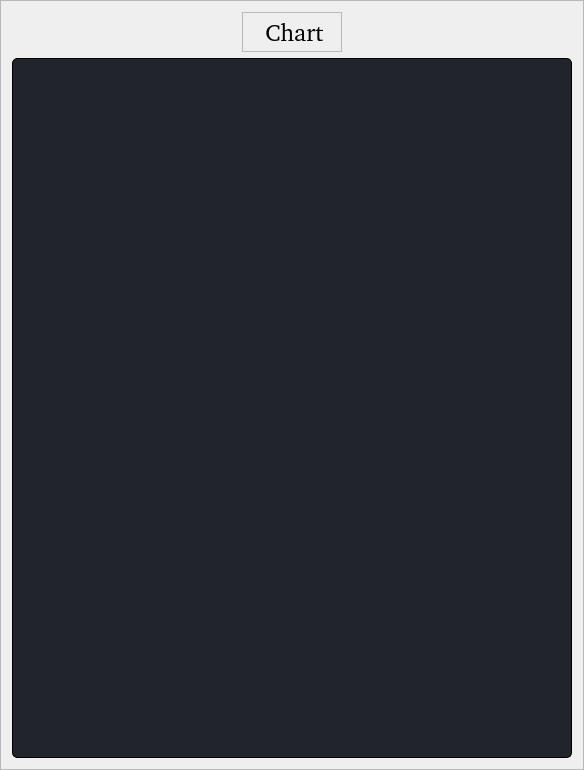
                        <widget class="QFrame" name="frame_12">
                         <property name="frameShape">
                          <enum>QFrame::StyledPanel</enum>
                         </property>
                         <property name="frameShadow">
                          <enum>QFrame::Raised</enum>
                         </property>
                         <layout class="QVBoxLayout" name="verticalLayout_11">
                          <item>
                           <layout class="QVBoxLayout" name="verticalLayout_10">
                            <item>
                             <layout class="QHBoxLayout" name="horizontalLayout_34">
                              <property name="sizeConstraint">
                               <enum>QLayout::SetDefaultConstraint</enum>
                              </property>
                              <item>
                               <spacer name="horizontalSpacer_19">
                                <property name="orientation">
                                 <enum>Qt::Horizontal</enum>
                                </property>
                                <property name="sizeType">
                                 <enum>QSizePolicy::Minimum</enum>
                                </property>
                                <property name="sizeHint" stdset="0">
                                 <size>
                                  <width>230</width>
                                  <height>20</height>
                                 </size>
                                </property>
                               </spacer>
                              </item>
                              <item>
                               <widget class="QFrame" name="frame_19">
                                <property name="sizePolicy">
                                 <sizepolicy hsizetype="Minimum" vsizetype="Minimum">
                                  <horstretch>0</horstretch>
                                  <verstretch>0</verstretch>
                                 </sizepolicy>
                                </property>
                                <property name="minimumSize">
                                 <size>
                                  <width>100</width>
                                  <height>40</height>
                                 </size>
                                </property>
                                <property name="maximumSize">
                                 <size>
                                  <width>100</width>
                                  <height>40</height>
                                 </size>
                                </property>
                                <property name="frameShape">
                                 <enum>QFrame::StyledPanel</enum>
                                </property>
                                <property name="frameShadow">
                                 <enum>QFrame::Raised</enum>
                                </property>
                                <layout class="QHBoxLayout" name="horizontalLayout_35">
                                 <property name="leftMargin">
                                  <number>9</number>
                                 </property>
                                 <property name="topMargin">
                                  <number>0</number>
                                 </property>
                                 <property name="rightMargin">
                                  <number>30</number>
                                 </property>
                                 <property name="bottomMargin">
                                  <number>0</number>
                                 </property>
                                 <item>
                                  <widget class="QLabel" name="info_text_7">
                                   <property name="minimumSize">
                                    <size>
                                     <width>85</width>
                                     <height>35</height>
                                    </size>
                                   </property>
                                   <property name="font">
                                    <font>
                                     <family>クレPro by 宁静之雨，微信公众号njzyshare</family>
                                     <pointsize>18</pointsize>
                                     <italic>false</italic>
                                     <bold>false</bold>
                                    </font>
                                   </property>
                                   <property name="styleSheet">
                                    <string notr="true">font: 18pt &quot;クレPro by 宁静之雨，微信公众号njzyshare&quot;;</string>
                                   </property>
                                   <property name="text">
                                    <string>Chart</string>
                                   </property>
                                   <property name="alignment">
                                    <set>Qt::AlignCenter</set>
                                   </property>
                                  </widget>
                                 </item>
                                </layout>
                               </widget>
                              </item>
                              <item>
                               <spacer name="horizontalSpacer_20">
                                <property name="orientation">
                                 <enum>Qt::Horizontal</enum>
                                </property>
                                <property name="sizeType">
                                 <enum>QSizePolicy::Minimum</enum>
                                </property>
                                <property name="sizeHint" stdset="0">
                                 <size>
                                  <width>230</width>
                                  <height>20</height>
                                 </size>
                                </property>
                               </spacer>
                              </item>
                             </layout>
                            </item>
                            <item>
                             <widget class="QChartView" name="Chart_UART" native="true">
                              <property name="minimumSize">
                               <size>
                                <width>200</width>
                                <height>700</height>
                               </size>
                              </property>
                              <property name="styleSheet">
                               <string notr="true">border-radius: 5px;
border: 1px solid black;
background-color: rgb(33, 37, 43);
color: rgb(255, 255, 255);</string>
                              </property>
                             </widget>
                            </item>
                           </layout>
                          </item>
                         </layout>
                        </widget>
